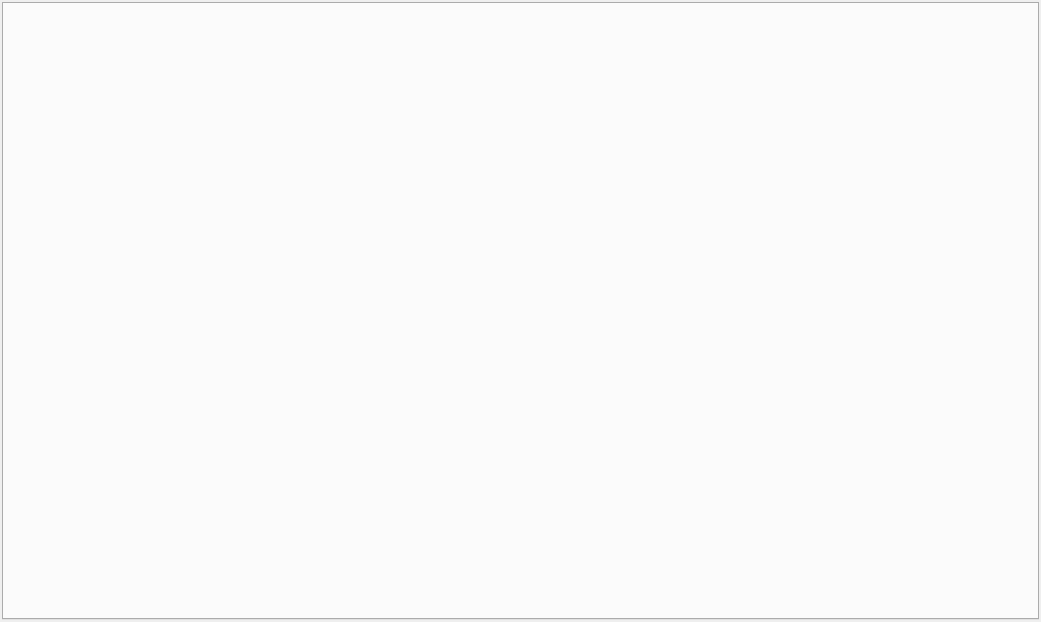
<?xml version="1.0" encoding="UTF-8"?>
<ui version="4.0">
 <class>MainDialogClass</class>
 <widget class="QDialog" name="MainDialogClass">
  <property name="geometry">
   <rect>
    <x>0</x>
    <y>0</y>
    <width>1041</width>
    <height>622</height>
   </rect>
  </property>
  <property name="windowTitle">
   <string>Conceptual Tester</string>
  </property>
  <property name="windowIcon">
   <iconset resource="resources.qrc">
    <normaloff>:/icons/icons/applications-engineering.png</normaloff>:/icons/icons/applications-engineering.png</iconset>
  </property>
  <layout class="QVBoxLayout" name="verticalLayout">
   <property name="margin">
    <number>2</number>
   </property>
   <item>
    <widget class="QTabWidget" name="tabWidget"/>
   </item>
  </layout>
 </widget>
 <layoutdefault spacing="6" margin="11"/>
 <resources>
  <include location="resources.qrc"/>
 </resources>
 <connections/>
</ui>
